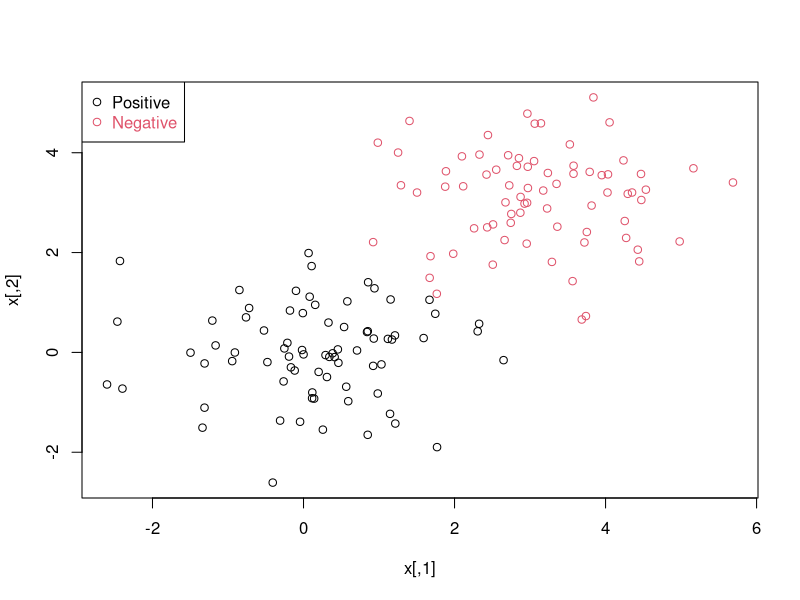

The R source for this figure:
n <- 150
p <- 2

sigma <- 1
meanpos <- 0
meanneg <- 3

npos <- round(n/2)
nneg <- n-npos

xpos <- matrix(rnorm(npos*p,mean = meanpos, sd = sigma),npos,p)
xneg <- matrix(rnorm(npos*p,mean = meanneg, sd = sigma),npos,p)

x <- rbind(xpos,xneg)

y <- matrix(c(rep(1,npos),rep(-1,nneg)))

plot(x,col = ifelse(y>0,1,2))
legend("topleft",c('Positive','Negative'),col = seq(2),pch = 1, text.col = seq(2))
